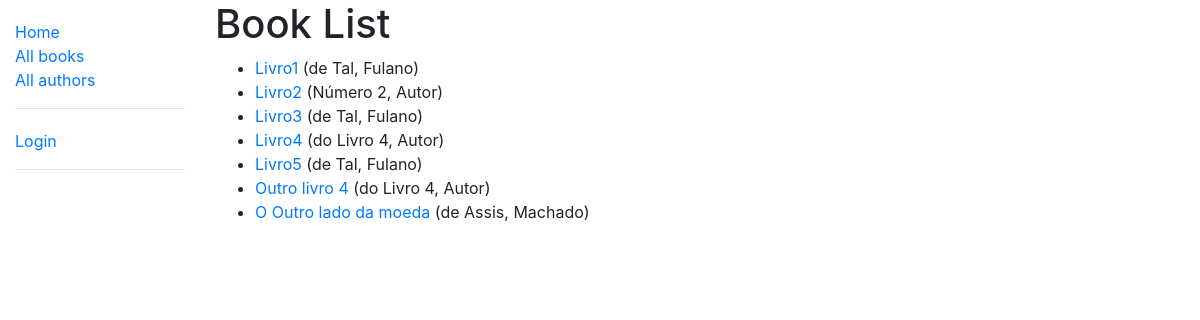
Before: /catalog/books/ with the older database file.
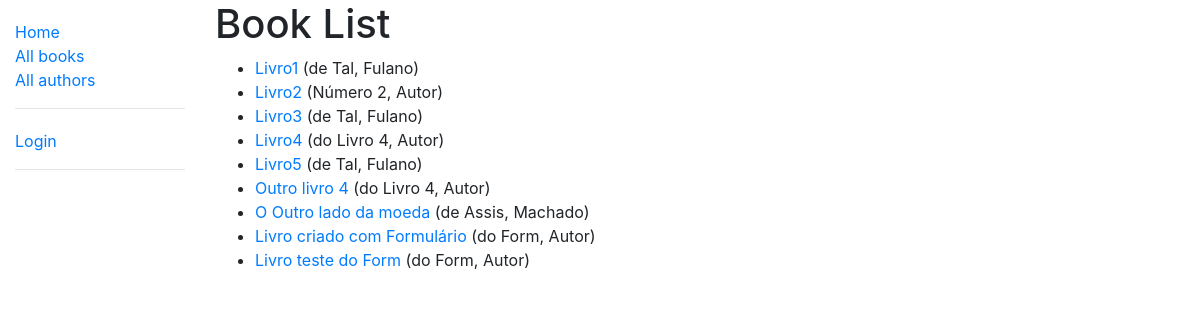
After: the same page with the newer database file.
### catalog/models.py (models this page shows, shortened)
class Book(models.Model):
    title = models.CharField(max_length=200)
    author = models.ForeignKey('Author', on_delete=models.SET_NULL, null=True)
    summary = models.TextField(max_length=1000, help_text='Entre com uma descrição do livro')
    isbn = models.CharField(
        'ISBN',
        max_length=13,
        help_text='13 Character <a href="https://www.isbn-international.org/content/what-isbn">ISBN number</a>'
    )
    genre = models.ManyToManyField(Genre, help_text='Selecione um gênero para este livro')
    language = models.ForeignKey('Language', on_delete=models.SET_NULL, null=True)
    def get_absolute_url(self):
        return reverse('book-detail', args=[str(self.id)])
    def display_genre(self):
        """Cria uma string para o gênero. Isso é necessário para mostrar o gênero no model localizado em Admin.py"""
        return ', '.join(genre.name for genre in self.genre.all()[:3])
    display_genre.short_description = 'Genre'

class Author(models.Model):
    first_name = models.CharField(max_length=100)
    last_name = models.CharField(max_length=100)
    date_of_birth = models.DateField(null=True, blank=True)
    date_of_death = models.DateField('died', null=True, blank=True)
    class Meta:
        ordering = ['last_name', 'first_name']
    def __str__(self):
        return f'{self.last_name}, {self.first_name}'

### catalog/views.py (the view)
# urls.py: path('books/', views.BookListView.as_view(), name='books'),
class BookListView(generic.ListView):
    model = Book
    context_object_name = 'book_list'  # <- variável de template
    template_name = 'books/book_list.html'  # Especifica o nome/localização do template
    paginate_by = 10

### catalog/templates/catalog/book_list.html (shortened to what this page needs)
{% extends "base.html" %}
{% block content %}
    <h1>Book List</h1>
    {% if book_list %}
    <ul>
        {% for book in book_list %}
        <li>
            <a href="{{ book.get_absolute_url }}">{{ book.title }}</a> ({{book.author}})
        </li>
        {% endfor %}
    </ul>
    {% else %}
        <p>There are no books in the library.</p>
    {% endif %}
{% endblock %}

Changed rows visible on the page:
added Book: title "Livro criado com Formulário", author "do Form, Autor"
added Book: title "Livro teste do Form", author "do Form, Autor"
